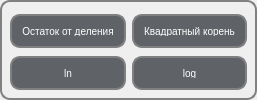
          <widget class="QWidget" name="widget" native="true">
           <property name="sizePolicy">
            <sizepolicy hsizetype="Minimum" vsizetype="Minimum">
             <horstretch>0</horstretch>
             <verstretch>0</verstretch>
            </sizepolicy>
           </property>
           <property name="styleSheet">
            <string notr="true">border: 2px solid gray;
    border-radius: 10px;
    padding: 10px;</string>
           </property>
           <layout class="QGridLayout" name="gridLayout_11">
            <property name="sizeConstraint">
             <enum>QLayout::SetDefaultConstraint</enum>
            </property>
            <property name="leftMargin">
             <number>10</number>
            </property>
            <property name="topMargin">
             <number>10</number>
            </property>
            <property name="rightMargin">
             <number>10</number>
            </property>
            <property name="bottomMargin">
             <number>10</number>
            </property>
            <item row="0" column="0">
             <widget class="QPushButton" name="button_mod">
              <property name="sizePolicy">
               <sizepolicy hsizetype="Minimum" vsizetype="Minimum">
                <horstretch>0</horstretch>
                <verstretch>0</verstretch>
               </sizepolicy>
              </property>
              <property name="minimumSize">
               <size>
                <width>54</width>
                <height>34</height>
               </size>
              </property>
              <property name="maximumSize">
               <size>
                <width>16777215</width>
                <height>30</height>
               </size>
              </property>
              <property name="styleSheet">
               <string notr="true">        QPushButton {
              font-size: 10px;
              min-width: 30px;
              min-height: 10px;
              border-radius: 10px;
              background-color: #5f6368;
              padding: 10px;
              color: white;
margin: 0px 0px 0px 0px
          }
          QPushButton:hover {
              background-color: #74797f;
          }
          QPushButton:pressed {
              background-color: #898d93;
          }</string>
              </property>
              <property name="text">
               <string>Остаток от деления</string>
              </property>
              <attribute name="buttonGroup">
               <string notr="true">buttonGroup</string>
              </attribute>
             </widget>
            </item>
            <item row="0" column="1">
             <widget class="QPushButton" name="button_sqrt">
              <property name="sizePolicy">
               <sizepolicy hsizetype="Minimum" vsizetype="Minimum">
                <horstretch>0</horstretch>
                <verstretch>0</verstretch>
               </sizepolicy>
              </property>
              <property name="minimumSize">
               <size>
                <width>54</width>
                <height>34</height>
               </size>
              </property>
              <property name="maximumSize">
               <size>
                <width>16777215</width>
                <height>30</height>
               </size>
              </property>
              <property name="styleSheet">
               <string notr="true">        QPushButton {
              font-size: 10px;
              min-width: 30px;
              min-height: 10px;
              border-radius: 10px;
              background-color: #5f6368;
              padding: 10px;
              color: white;
margin: 0px 0px 0px 0px
          }
          QPushButton:hover {
              background-color: #74797f;
          }
          QPushButton:pressed {
              background-color: #898d93;
          }</string>
              </property>
              <property name="text">
               <string>Квадратный корень</string>
              </property>
              <attribute name="buttonGroup">
               <string notr="true">buttonGroup</string>
              </attribute>
             </widget>
            </item>
            <item row="1" column="0">
             <widget class="QPushButton" name="button_ln">
              <property name="sizePolicy">
               <sizepolicy hsizetype="Minimum" vsizetype="Minimum">
                <horstretch>0</horstretch>
                <verstretch>0</verstretch>
               </sizepolicy>
              </property>
              <property name="minimumSize">
               <size>
                <width>54</width>
                <height>34</height>
               </size>
              </property>
              <property name="maximumSize">
               <size>
                <width>16777215</width>
                <height>30</height>
               </size>
              </property>
              <property name="styleSheet">
               <string notr="true">        QPushButton {
              font-size: 10px;
              min-width: 30px;
              min-height: 10px;
              border-radius: 10px;
              background-color: #5f6368;
              padding: 10px;
              color: white;
margin: 0px 0px 0px 0px
          }
          QPushButton:hover {
              background-color: #74797f;
          }
          QPushButton:pressed {
              background-color: #898d93;
          }</string>
              </property>
              <property name="text">
               <string>ln</string>
              </property>
              <attribute name="buttonGroup">
               <string notr="true">buttonGroup</string>
              </attribute>
             </widget>
            </item>
            <item row="1" column="1">
             <widget class="QPushButton" name="button_log">
              <property name="sizePolicy">
               <sizepolicy hsizetype="Minimum" vsizetype="Minimum">
                <horstretch>0</horstretch>
                <verstretch>0</verstretch>
               </sizepolicy>
              </property>
              <property name="minimumSize">
               <size>
                <width>54</width>
                <height>34</height>
               </size>
              </property>
              <property name="maximumSize">
               <size>
                <width>16777215</width>
                <height>30</height>
               </size>
              </property>
              <property name="styleSheet">
               <string notr="true">        QPushButton {
              font-size: 10px;
              min-width: 30px;
              min-height: 10px;
              border-radius: 10px;
              background-color: #5f6368;
              padding: 10px;
              color: white;
margin: 0px 0px 0px 0px
          }
          QPushButton:hover {
              background-color: #74797f;
          }
          QPushButton:pressed {
              background-color: #898d93;
          }</string>
              </property>
              <property name="text">
               <string>log</string>
              </property>
              <attribute name="buttonGroup">
               <string notr="true">buttonGroup</string>
              </attribute>
             </widget>
            </item>
           </layout>
          </widget>
